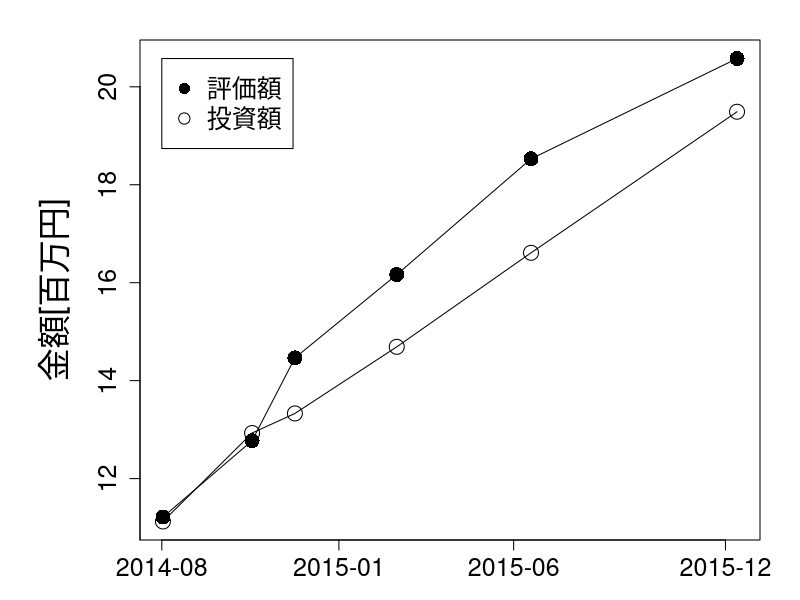

Recreate this plot in R.
#!/usr/bin/env Rscript

t <- read.table("./invest_return.tsv", sep="\t", header=FALSE)

x <- as.Date(t$V1, "%m/%d/%Y")
y1 <- as.numeric(gsub(",","", t$V2))/1000000
y2 <- as.numeric(gsub(",","", t$V3))/1000000
png("../images/investment_return/investment_return.png")
y_range <- range(y1, y2)

par(mar = c(3, 7, 2, 2))
par(mgp = c(3.5, 1, 0))

plot(x, y1, xlab="", ylab="金額[百万円]", type="o", 
     cex.lab=2, cex.axis=1.5, cex.main=1.5, cex=2, ylim=y_range,
     xaxt="n",
     yaxp = c(10, 20, 5),
     pch=1
     )
lines(x, y2, xlab="", type="o", pch=16,
     ylab="金額[百万円]",
     cex.lab=2, cex.axis=1.5, cex.main=1.5, cex=2, ylim=y_range,
     xaxt="n",
# 1,000万円から2,000万円までを5分割で
     yaxp = c(10, 20, 5)
     )
x_years = as.Date(c("2014/8/1", "2015/1/1", "2015/6/1", "2015/12/1"), "%Y/%m/%d")
axis(1, x_years, format(x_years, "%Y-%m"), cex=2, cex.axis=1.5, cex.main=1.5, cex=2, cex.lab=2)

legend(x_years[1], y_range[2], c("評価額", "投資額"), cex=1.5, pch=c(16, 1))
